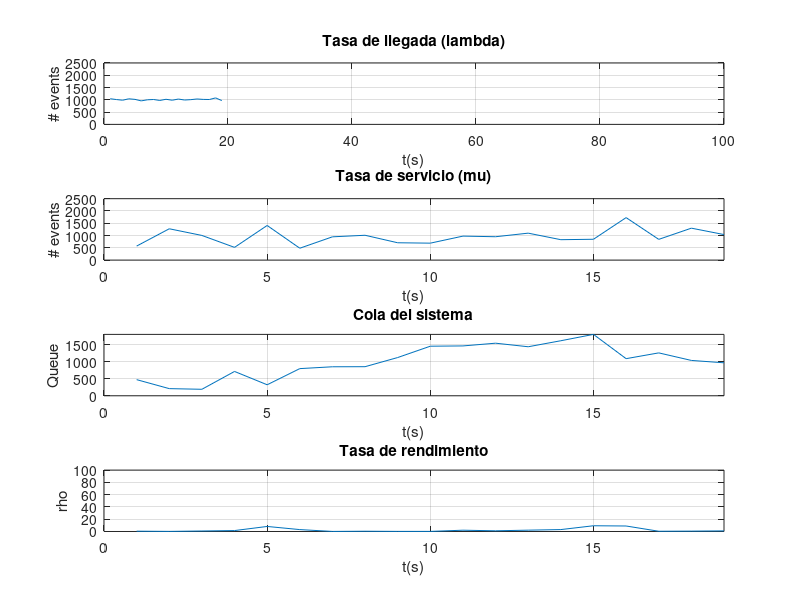

Recreate this plot in MATLAB.
% Muestras
N = 19;

% λ = lambda
num = [1 N];
%Tl = normrnd(1000,500,num);
Tl = poissrnd(1000,num);

for i = 1:N
    if( Tl(i) < 0 )
        Tl(i) = 0;
    end
end

figure(1)

subplot(4,1,1),plot(Tl)
title('Tasa de llegada (lambda)')
xlabel('t(s)')
ylabel('# events')
axis([0 100 0 2500])
grid on

% μ = mu
num = [1 N];
Ts = normrnd(1000,250,num);

for i = 1:N
    if( Ts(i) < 0 )
        Ts(i) = 0;
    end
end

subplot(4,1,2), plot(Ts)
title('Tasa de servicio (mu)')
xlabel('t(s)')
ylabel('# events')
axis([0 N 0 2500])
grid on

% Cola del sistema
C = [];

C(1) = Tl(1) - Ts(1);
if(C(1) < 0)
    C(1) = 0;
end

for i=2:N
    C(i) = C(i-1) + (Tl(i) - Ts(i));
    if(C(i) < 0)
        C(i) = 0;
    end
end

subplot(4,1,3), plot(C)
title('Cola del sistema')
xlabel('t(s)')
ylabel('Queue')
axis([0 N 0 Inf])
grid on

Tp = [0.5 0.15 0.81 1.5 8.2 3.1 0.1 0.423 0.15 0.135 2.1 1.123 2.1656 3.12356 9.34535 8.95 0.4 0.6 0.99];

% Tasa de procesamiento
%Tp = Tl ./ Ts;
%for i=1:N
%	if(Tp(i) == Inf)
%        Tp(i) = 0;
%    end
%end

subplot(4,1,4), plot(Tp)
title('Tasa de rendimiento')
xlabel('t(s)')
ylabel('rho')
axis([0 N 0 100])
grid on

%Cadena de Markov

P = zeros(3);
Cont = [0 0 0];

for i=1:(N-1)
    %Analisis de no-replicacion
    if (Tp(i) < 0.5) && (Tp(i+1) < 0.5)
        P(1,1) = P(1,1) + 1;
        Cont(1) = Cont(1) + 1;
    elseif (Tp(i) < 0.5) && (Tp(i+1) >= 0.5) && (Tp(i+1) <= 1.5)
        P(1,2) = P(1,2) + 1;
        Cont(1) = Cont(1) + 1;
    elseif (Tp(i) < 0.5) && (Tp(i+1) > 1.5)
        P(1,3) = P(1,3) + 1;
        Cont(1) = Cont(1) + 1;
    %Analisis de estable    
    elseif (Tp(i) >= 0.5) && (Tp(i) <= 1.5) && (Tp(i+1) < 0.5)
        P(2,1) = P(2,1) + 1;        
        Cont(2) = Cont(2) + 1;
    elseif (Tp(i) >= 0.5) && (Tp(i) <= 1.5) && (Tp(i+1) >= 0.5) && (Tp(i+1) <= 1.5)
        P(2,2) = P(2,2) + 1;
        Cont(2) = Cont(2) + 1;
    elseif (Tp(i) >= 0.5) && (Tp(i) <= 1.5) && (Tp(i+1) > 1.5)
        P(2,3) = P(2,3) + 1;
        Cont(2) = Cont(2) + 1;
    %Analisis de replicacion    
    elseif (Tp(i) > 1.5) && (Tp(i+1) < 0.5)
        P(3,1) = P(3,1) + 1;
        Cont(3) = Cont(3) + 1;
    elseif (Tp(i) > 1.5) && (Tp(i+1) >= 0.5) && (Tp(i+1) <= 1.5)
        P(3,2) = P(3,2) + 1;
        Cont(3) = Cont(3) + 1;
    else
        P(3,3) = P(3,3) + 1;
        Cont(3) = Cont(3) + 1;
    end
    
end

if(Cont(1) ~= 0)
    P(1,:) = P(1,:)./Cont(1);
end

if(Cont(2) ~= 0)
    P(2,:) = P(2,:)./Cont(2);
end

if(Cont(3) ~= 0)
    P(3,:) = P(3,:)./Cont(3);
end

disp(P)

C = [0 0 0];
Iteration = 1000000;

for k=1:3
    if(~isequal(P(k,:),C))
        i = k;
        break;
    end
end

for n = 1:Iteration
    u = rand;
    probAcum = 0;
    for j=1:3
        probAcum = probAcum + P(i,j);
        if u <= probAcum
            C(j)=C(j)+1;
            i = j;
            break
        end
    end
end

disp(C/Iteration)